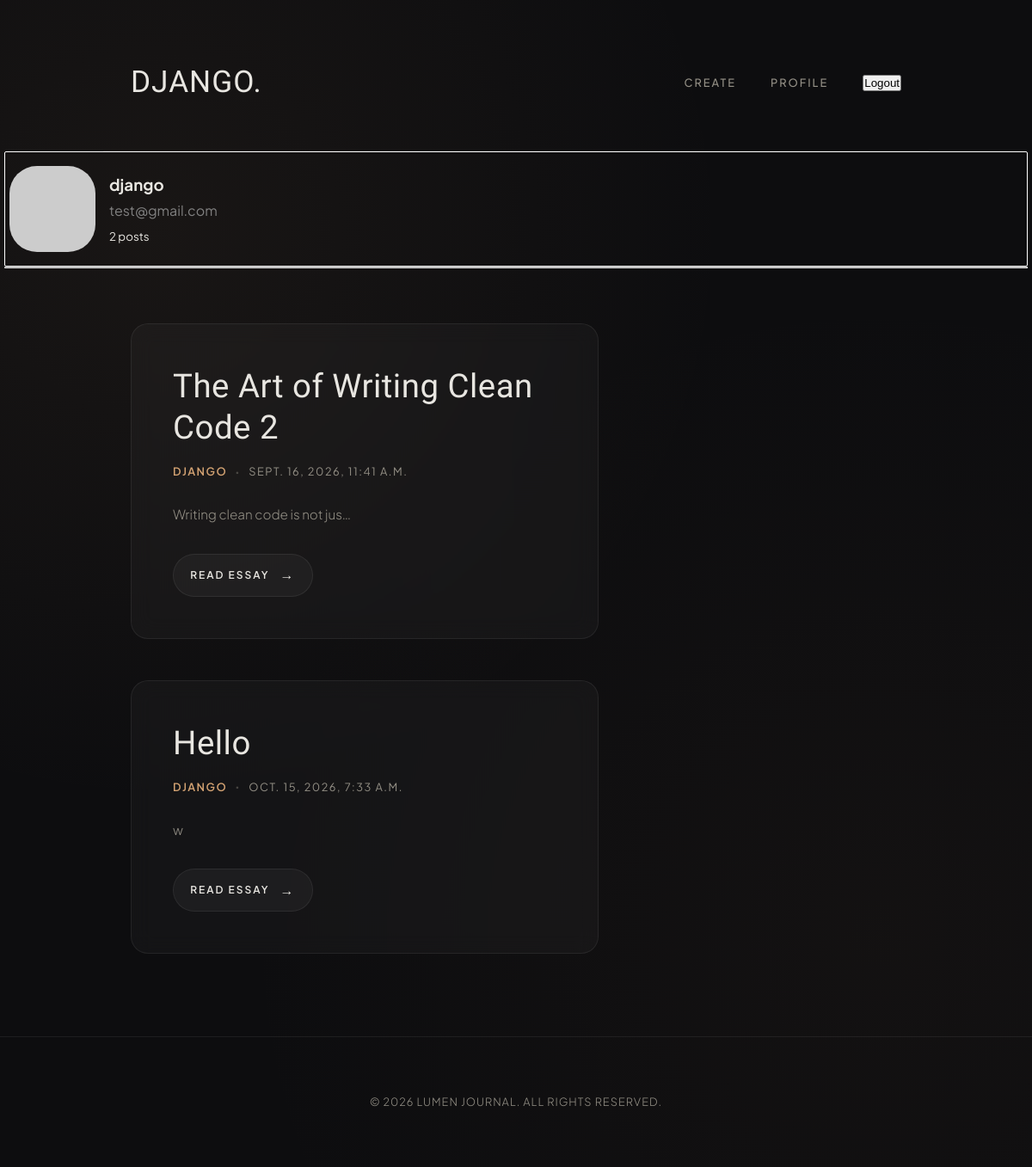
The app's page /accounts/profile (signed in) with its own data.
### daily_news/models.py (models this page shows, shortened)
class Blog(models.Model):
    headline = models.CharField()
    body = models.TextField()
    author = models.ForeignKey('auth.User',
                               on_delete=models.SET_NULL,
                               null=True,
                               blank=True
                            )
    published_at = models.DateTimeField(auto_now=True)

### daily_news/views.py (the view)
# urls.py: path("accounts/profile", profile, name='profile'),
@login_required
def profile(request):
    user = request.user
    user_posts = user.blog_set.all()
    return render(request, "registration/profile.html", context={'blogs': user_posts})

### templates/registration/profile.html (shortened to what this page needs)
{% extends 'daily_news/base.html' %}
{% block content %}
<div style="padding-inline: 5px; ">
    <div style="border: 1px solid white; padding: 5px; padding-block:1em; border-radius: 2px;">
        <div style="display:flex; gap: 1em; align-items: center">
            <img
            style="border-radius: 2em"
            src="https://picsum.photos/200/300" width="100" height="100" />
            <div>
            <h3>{{user.username}}</h3>
            <a href="mailto:{{user.email}}" style="color: gray">{{user.email}}</a>
            <p>
            <small>{{blogs.count}} posts </small>
            </p>
        </div>
        </div>
    </div>
    <hr/>
    <div class="container">
      <div class="content-grid">
        <main class="posts-feed">
              {% for blog in blogs %}
                <article class="post-card">
                  <h2>{{blog.headline}}</h2>
                  <div class="post-meta">
                    <span class="author">{{blog.author}}</span>
                    <span class="dot">•</span>
                    <time datetime="2026-09-08">{{blog.published_at}}</time>
                  </div>
                  <div class="post-body">
                    <p>
                      {{blog.body|truncatechars:30}}
                  </p>
                  </div>
                  <div class="post-footer">
                    <a href="{% url 'read-blog' blog.pk  %}" class="read-more">
                      Read Essay <span class="arrow">→</span>
                    </a>
                  </div>
                </article>
                {% empty%}
                <p>It is empty here. <i>La Peace</i></p>
                <img
                src="https://imgs.search.brave.com/_sQwiuzap2aLNA3WHaXgwPJXTQn2b9y9ybzAEBMeuFc/rs:fit:500:0:1:0/g:ce/aHR0cHM6Ly9pbWFn/ZXMyLmFscGhhY29k/ZXJzLmNvbS8xNDEv/dGh1bWItNDQwLTE0/MTI5Mzkud2VicA"
                />
          {%endfor%}
        </main>
      </div>
    </div>
</div>
{% endblock content %}

### daily_news/templates/daily_news/base.html (style rules this page uses)
:root { --bg-color: #0d0d0f; --card-bg: rgba(255, 255, 255, 0.03); --card-hover-bg: rgba(255, 255, 255, 0.05); --text-primary: #e8e6e1; --text-muted: #949086; --accent: #d4a373; --accent-glow: rgba(212, 163, 115, 0.15); --border-color: rgba(255, 255, 255, 0.07); --border-hover: rgba(212, 163, 115, 0.35); --font-display: "Italiana", serif; --font-sans: "Plus Jakarta Sans", sans-serif; }
* { box-sizing: border-box; margin: 0; padding: 0; }
body { background-color: var(--bg-color); color: var(--text-primary); font-family: var(--font-sans); line-height: 1.8; -webkit-font-smoothing: antialiased; min-height: 100vh; background-image: radial-gradient( circle at 15% 20%, rgba(212, 163, 115, 0.06) 0%, transparent 45% ), radial-gradient( circle at 85% 80%, rgba(138, 100, 70, 0.05) 0%, transparent 50% ); background-attachment: fixed; }
a { color: inherit; text-decoration: none; transition: all 0.3s cubic-bezier(0.16, 1, 0.3, 1); }
.container { max-width: 960px; margin: 0 auto; padding: 4rem 2rem 6rem; }
.content-grid { display: grid; grid-template-columns: 1fr 280px; gap: 4.5rem; }
.posts-feed { display: flex; flex-direction: column; gap: 3rem; }
.post-card { background: var(--card-bg); border: 1px solid var(--border-color); padding: 3rem; border-radius: 20px; backdrop-filter: blur(12px); -webkit-backdrop-filter: blur(12px); transition: all 0.4s cubic-bezier(0.16, 1, 0.3, 1); position: relative; overflow: hidden; }
.post-card::before { content: ""; position: absolute; top: 0; left: 0; right: 0; height: 1px; background: linear-gradient( 90deg, transparent, var(--accent), transparent ); opacity: 0; transition: opacity 0.4s ease; }
.post-card h2 { font-family: var(--font-display); font-size: 2.4rem; line-height: 1.25; font-weight: 400; margin-bottom: 1rem; color: var(--text-primary); letter-spacing: 0.5px; }
.post-meta { font-size: 0.8rem; color: var(--text-muted); display: flex; gap: 0.6rem; align-items: center; margin-bottom: 1.5rem; text-transform: uppercase; letter-spacing: 1.5px; }
.post-meta .author { color: var(--accent); font-weight: 600; }
.post-meta .dot { font-size: 0.5rem; opacity: 0.4; }
.post-body { font-size: 0.95rem; color: var(--text-muted); font-weight: 300; line-height: 1.8; margin-bottom: 2rem; }
.post-footer { display: flex; align-items: center; }
.read-more { display: inline-flex; align-items: center; gap: 0.75rem; font-size: 0.75rem; font-weight: 600; letter-spacing: 2px; text-transform: uppercase; color: var(--text-primary); padding: 0.6rem 1.2rem; border-radius: 30px; background: rgba(255, 255, 255, 0.04); border: 1px solid var(--border-color); transition: all 0.3s ease; }
.read-more .arrow { font-size: 1rem; transition: transform 0.3s ease; }

### records on screen
Blog: headline "The Art of Writing Clean Code 2", author "DJANGO", published_at "SEPT. 16, 2026, 11:41 A.M.", body "Writing clean code is not jus…"
Blog: headline "Hello", author "DJANGO", published_at "OCT. 15, 2026, 7:33 A.M.", body "w"

### other values on screen
{{ user.username }} "django"
{{ user.email }} "test@gmail.com"
{{ blogs.count }} "2"
